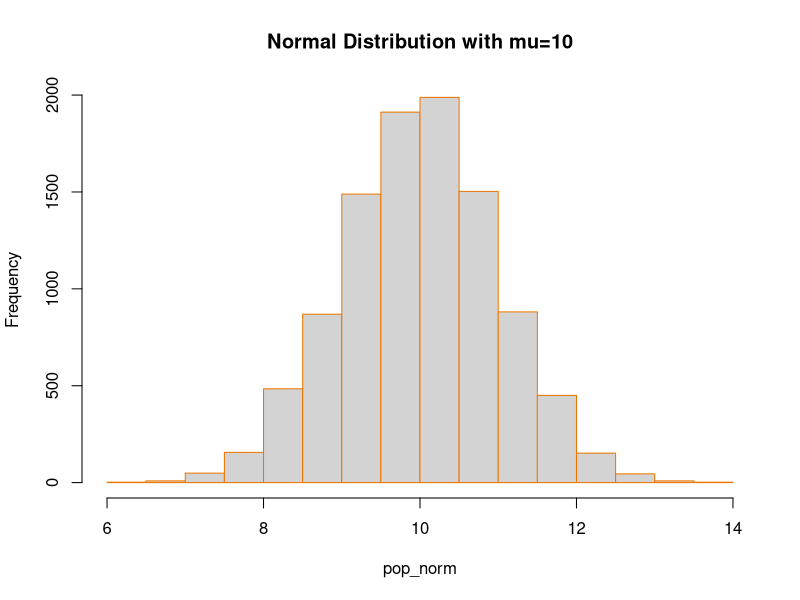
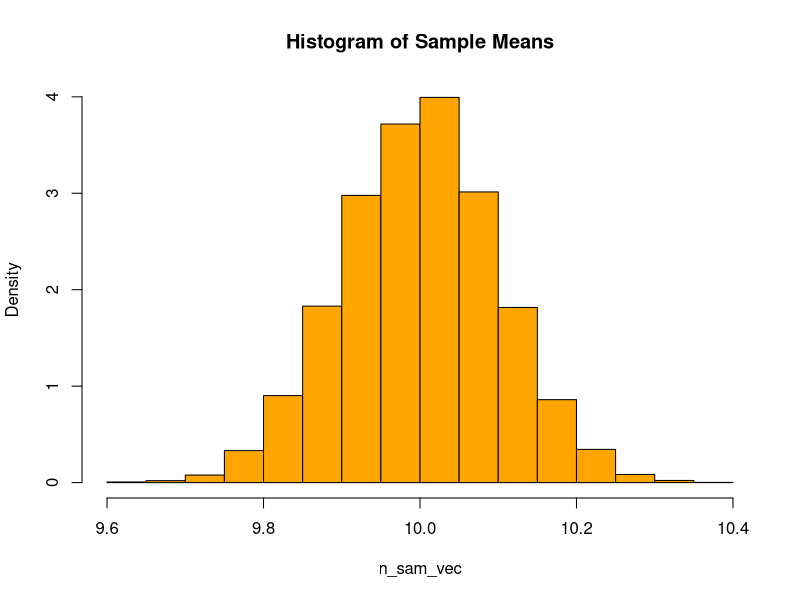
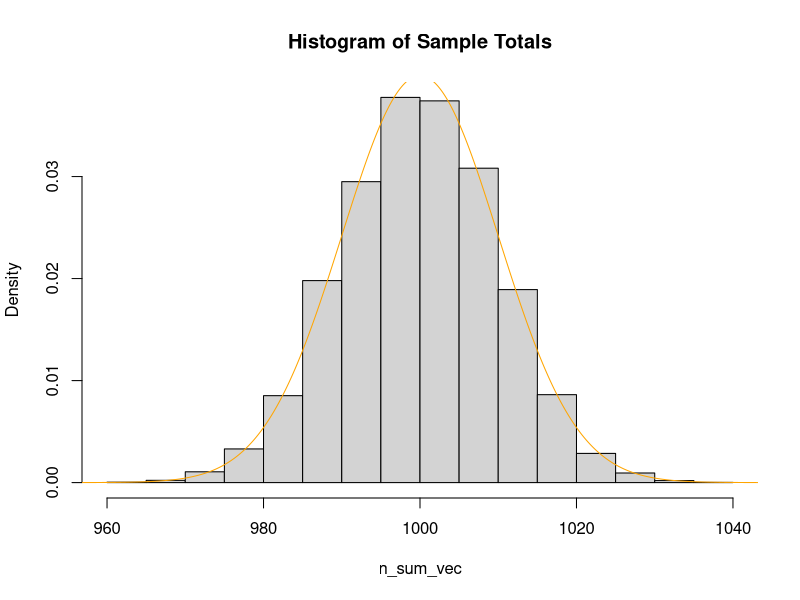
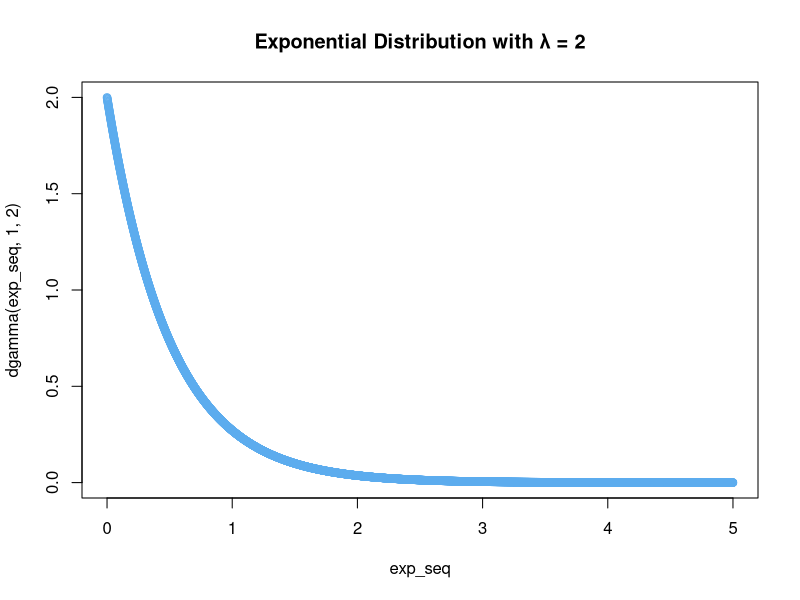
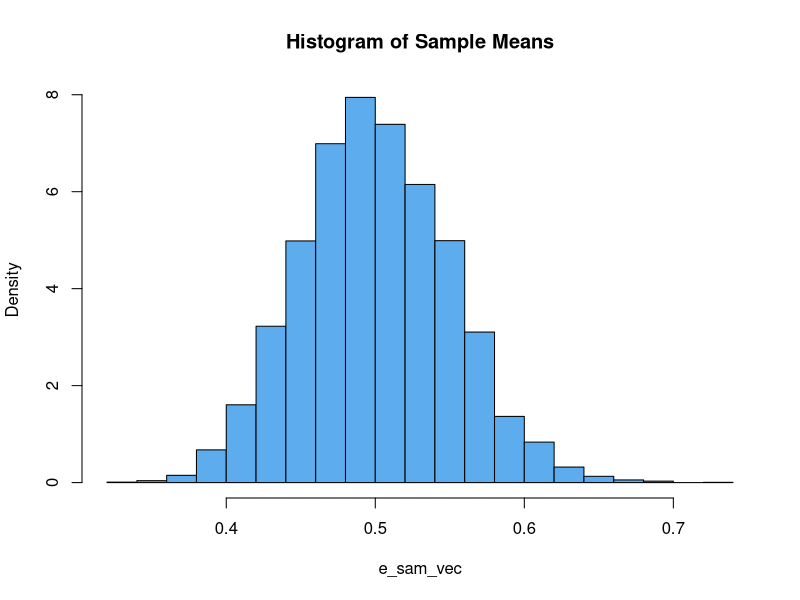
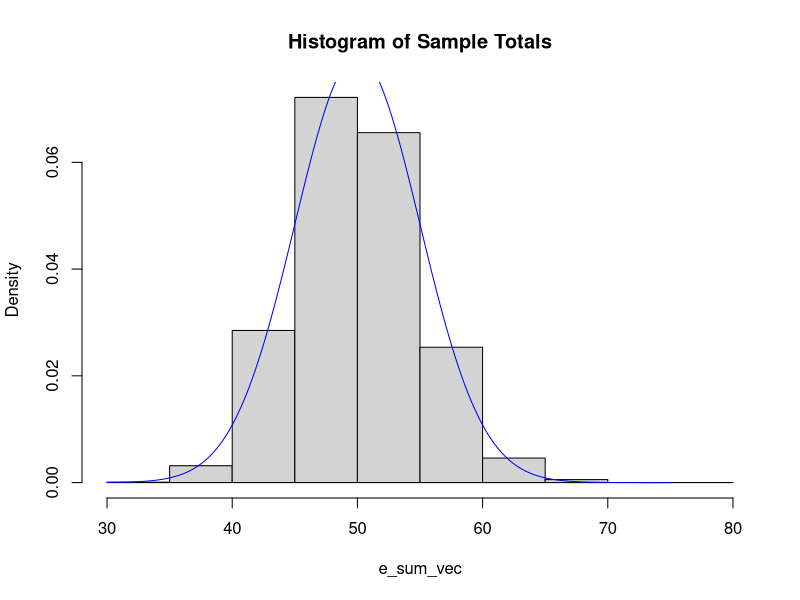
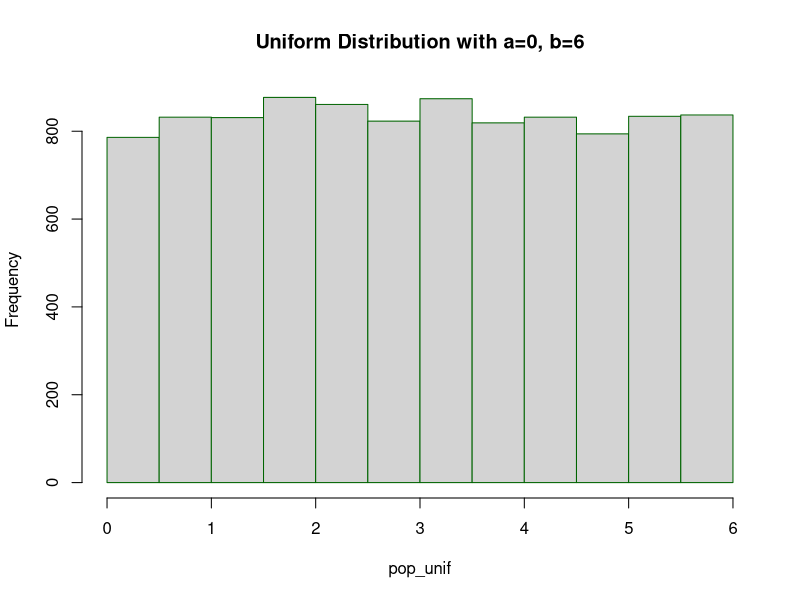
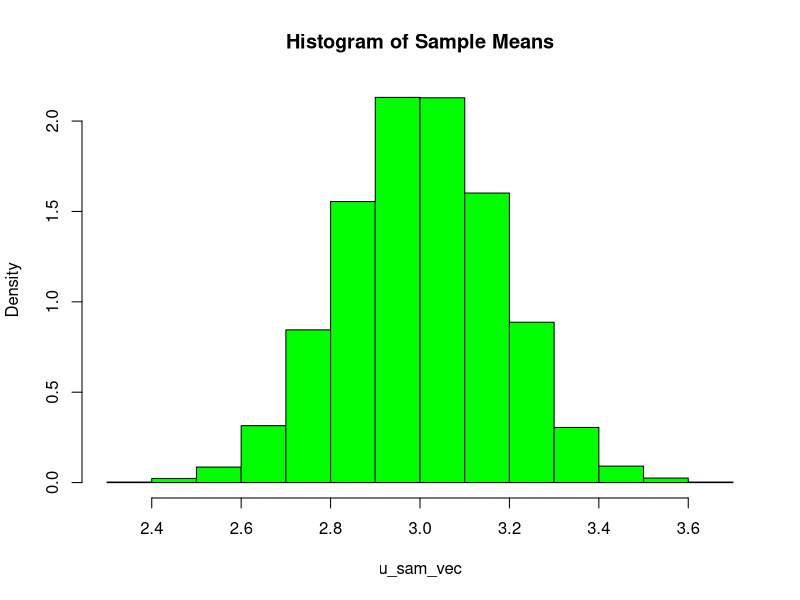

Reproduce these figures in R, in order.
## ---- chunk 1
pop_norm <- rnorm(10000, mean=10, sd=1) 
hist(pop_norm, main = "Normal Distribution with mu=10", border="darkorange2")
## ---- chunk 2
n_sam_vec <- c()               #create empty vector for the sampling distribution 
for (i in 1:10000){               #10000 simulations
n_mean<-mean(rnorm(100,10,1))     #take the AVERAGE of sample of 100 r.v.
n_sam_vec<-c(n_sam_vec,n_mean)}   #add this to the sampling distribution vector
hist(n_sam_vec,freq=F,            #graph the sampling distribution
     col="orange",
     main="Histogram of Sample Means")         
mean(n_sam_vec)                 #mean should be approx. 10 by CLT
sd(n_sam_vec)                   #SD should be approx. 0.1 by CLT
## ---- chunk 3
n_sum_vec <- c()                 
for (i in 1:10000){           
n_sum<-sum(rnorm(100,10,1))      #take the TOTAL of sample of 100 r.v.
n_sum_vec<-c(n_sum_vec,n_sum)}       
hist(n_sum_vec,freq=F,
     main="Histogram of Sample Totals")
line_fit<-seq(950,1050,by=0.001) 
lines(line_fit,dnorm(line_fit,1000,10),col="orange")
mean(n_sum_vec)                 #mean should be approx. 1000 by CLT
sd(n_sum_vec)                   #SD should be approx. 10 by CLT
## ---- chunk 4
exp_seq <-seq(0,5,0.001)  #sequence from 0 to 5 by .001 
plot(exp_seq, dgamma(exp_seq,1,2), col="steelblue2", main="Exponential Distribution with λ = 2") 
## ---- chunk 5
e_sam_vec <- c()               #create empty vector for the sampling distribution 
for (i in 1:10000){               #10000 simulations
s_mean<-mean(rgamma(100,1,2))     #take the AVERAGE of sample of 100 r.v.
e_sam_vec<-c(e_sam_vec,s_mean)}   #add this to the sampling distribution vector
hist(e_sam_vec,freq=F,            #graph the sampling distribution
     col="steelblue2",
     main="Histogram of Sample Means")         
mean(e_sam_vec)                 #mean should be approx. .5 by CLT
sd(e_sam_vec)                   #SD should be approx. .05 by CLT
## ---- chunk 6
e_sum_vec <- c()                 
for (i in 1:10000){           
e_sum<-sum(rgamma(100,1,2))      #take the TOTAL of sample of 100 r.v.
e_sum_vec<-c(e_sum_vec,e_sum)}       
hist(e_sum_vec,freq=F,
     main="Histogram of Sample Totals")
line_fit<-seq(30,75,by=0.001) 
lines(line_fit,dnorm(line_fit,50,5),col="blue")
mean(e_sum_vec)                 #mean should be approx. 50 by CLT
sd(e_sum_vec)                   #SD should be approx. 5 by CLT
## ---- chunk 7
pop_unif <- runif(10000, min=0, max=6) 
hist(pop_unif, main = "Uniform Distribution with a=0, b=6", border="darkgreen")
## ---- chunk 8
u_sam_vec <- c()                #create empty vector for the sampling distribution
for (i in 1:10000){                 #10000 simulations
  u_mean<-mean(runif(100,0,6))      #take the AVERAGE of sample of 100 r.v.
  u_sam_vec<-c(u_sam_vec,u_mean)}   #add this to the sampling distribution vector
hist(u_sam_vec,freq=F,              #graph the sampling distribution
     col="green",
     main="Histogram of Sample Means")         
mean(u_sam_vec)                 #mean should be approx. 3 by CLT
sd(u_sam_vec)                   #mean should be approx. 0.1732 by CLT
## ---- chunk 9
u_sam_vec <- c()                #create empty vector for the sampling distribution
for (i in 1:10000){                 #10000 simulations
  u_mean<-sum(runif(100,0,6))      #take the AVERAGE of sample of 100 r.v.
  u_sam_vec<-c(u_sam_vec,u_mean)}   #add this to the sampling distribution vector
hist(u_sam_vec,freq=F,              #graph the sampling distribution
     main="Histogram of Sample Means")   
line_fit<-seq(220,400,by=0.001) 
lines(line_fit,dnorm(line_fit,300,17.32),col="green")
mean(u_sam_vec)                 #mean should be approx. 300 by CLT
sd(u_sam_vec)                   #mean should be approx. 17.32 by CLT
